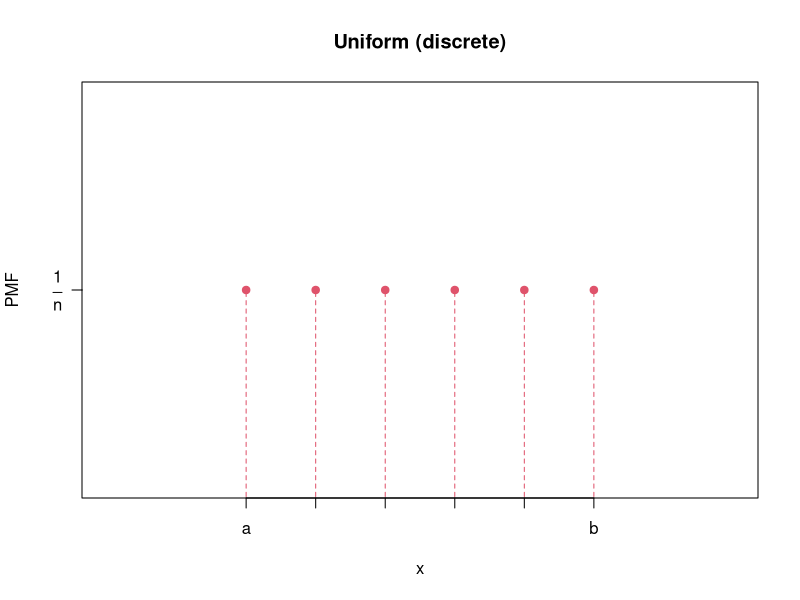
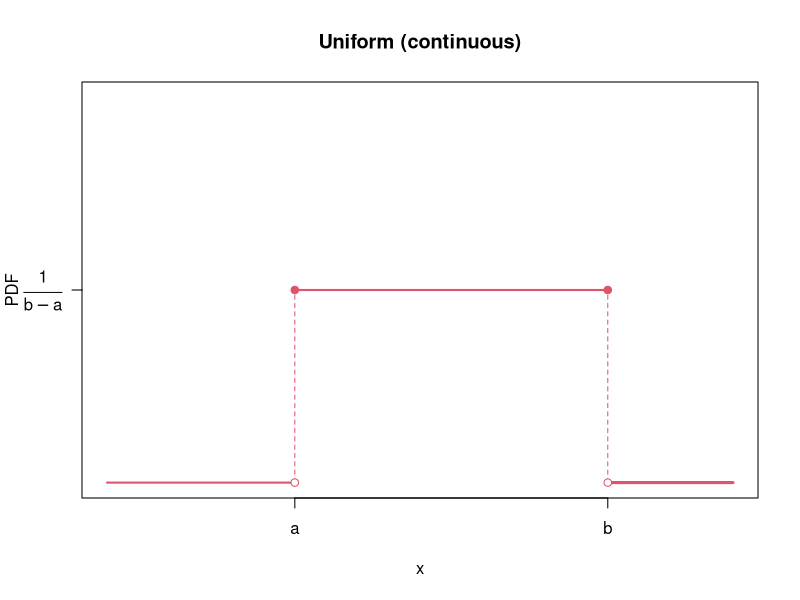
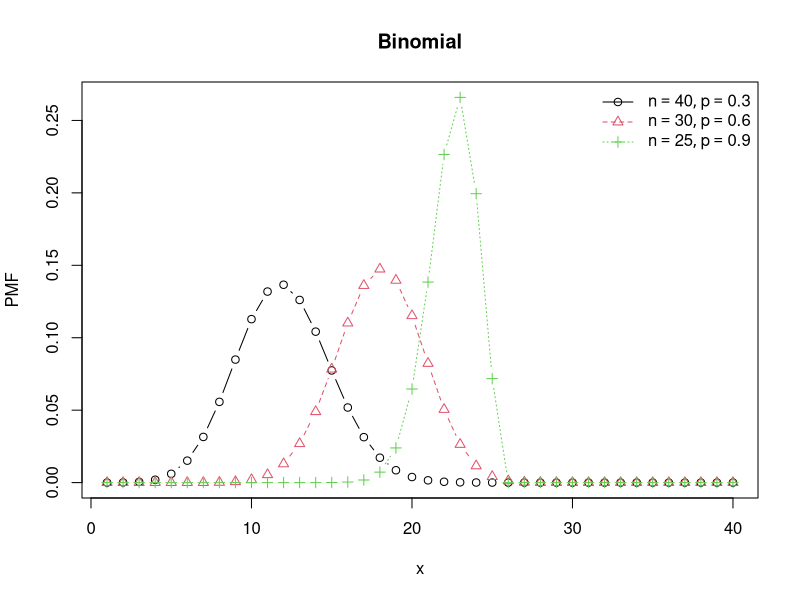
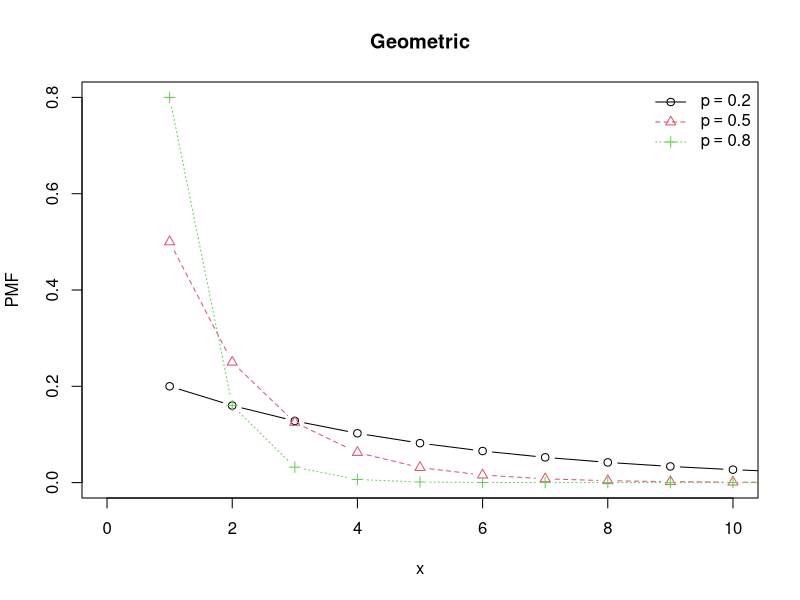

Source code (R) for these figures, in order: (Note: this script raises an error after producing the figures.)
plot.uniform.discrete = function()
{
  xseq = 3:8
  plot(xseq, rep(0.5,length(xseq)), xlim=c(1,10), pch=19, col=2,
      xaxt="n", yaxt="n", xlab="x", ylab="PMF", main="Uniform (discrete)")
  axis(1, at=xseq, labels=c("a", rep("", length(xseq)-2), "b"))
  axis(2, at=0.5, labels=expression(frac(1, n)), las=1)

  for (x in xseq)
    segments(x, 0, x, 0.5, lty=2, col=2)

  dev.print(pdf, "figs/uniform-discrete.pdf")
}

plot.binomial = function()
{
  n = c(40,30,25)
  p = c(0.3, 0.6, 0.9)
  xseq = 1:40
  N = length(n)
  f = function(x,y) dbinom(xseq, x, y)
  matplot(xseq, mapply(f, n, p), type="b", 
      main="Binomial", xlab="x", ylab="PMF", pch=1:N)

  s = function(k) substitute(list(n==i, p==j), list(i=n[k], j=p[k]))
  legend.labels = do.call("expression", lapply(1:N, s))
  legend("topright", legend.labels, bty="n", col=1:N, pch=1:N, lty=1:N)
  dev.print(pdf, "figs/binomial.pdf")
}

plot.geometric = function()
{
  p = c(0.2, 0.5, 0.8)
  xseq = 0:10
  N = length(p)
  f = function(x) dgeom(xseq, x)
  matplot(xseq+1, sapply(p, f), type="b", xlim=range(xseq),
      main="Geometric", xlab="x", ylab="PMF", pch=1:N)

  s = function(k) substitute(p==j, list(j=p[k]))
  legend.labels = do.call("expression", lapply(1:N, s))
  legend("topright", legend.labels, bty="n", col=1:N, pch=1:N, lty=1:N)
  dev.print(pdf, "figs/geometric.pdf")
}

plot.poisson = function()
{
  lambda = c(1,4,10)
  xseq = 0:20
  N = length(p)
  f = function(x) dpois(xseq, x)
  matplot(xseq, sapply(lambda, f), type="b",
      main="Poisson", xlab="x", ylab="PMF", pch=1:N)

  s = function(k) substitute(lambda==j, list(j=lambda[k]))
  legend.labels = do.call("expression", lapply(1:N, s))
  legend("topright", legend.labels, bty="n", col=1:N, pch=1:N, lty=1:N)
  dev.print(pdf, "figs/poisson.pdf")
}

# ----------------------------------------------------------------------------#

plot.uniform.continuous = function()
{
  xseq = 3:8
  plot(range(xseq), rep(0.5,2), xlim=c(0,10), ylim=c(0,1), pch=19, col=2,
      xaxt="n", yaxt="n", xlab="x", ylab="PDF", main="Uniform (continuous)")
  axis(1, at=range(xseq), labels=c("a", "b"))
  axis(2, at=0.5, labels=expression(frac(1, b-a)), las=1)

  segments(0, 0, min(xseq), 0, col=2, lwd=2)
  for (x in range(xseq))
    segments(x, 0, x, 0.5, lty=2, col=2)
  segments(max(xseq), 0, 10, 0, col=2, lwd=3)
  segments(min(xseq), 0.5, max(xseq), 0.5, col=2, lwd=2)

  points(range(xseq), rep(0,2), col=2, pch=21, bg="white")

  dev.print(pdf, "figs/uniform-continuous.pdf")
}

plot.normal = function()
{
  mu = c(0,0,0,-2)
  s2 = c(0.2,1,5,0.5)
  xseq = seq(-5,5, by=0.01)
  f = function(x,y) dnorm(xseq, x, y)
  matplot(xseq, mapply(f, mu, sqrt(s2)), type="l", 
      main="Normal", xlab="x", ylab=expression(phi(x)))

  n = length(mu)
  s = function(k) substitute(list(mu==i, sigma^2==j), list(i=mu[k], j=s2[k]))
  legend.labels = do.call("expression", lapply(1:n, s))
  legend("topright", legend.labels, bty="n", col=1:n, lty=1:n)
  dev.print(pdf, "figs/normal.pdf")
}

plot.lognormal = function()
{
  mu = c(0,2,0,1/2,1/4,1/8)
  s2 = c(3,2,1,1,1,1)
  xseq = seq(0,3, by=0.01)
  f = function(x,y) dlnorm(xseq, x, y)
  matplot(xseq, mapply(f, mu, sqrt(s2)), type="l", 
      main="Log-normal", xlab="x", ylab="PDF")

  n = length(mu)
  s = function(k) substitute(list(mu==i, sigma^2==j), list(i=mu[k], j=s2[k]))
  legend.labels = do.call("expression", lapply(1:n, s))
  legend("topright", legend.labels, bty="n", col=1:n, lty=1:n)
  dev.print(pdf, "figs/lognormal.pdf")
}

plot.student = function()
{
  nu = c(1,2,5,Inf)
  xseq = seq(-5,5, by=0.01)
  f = function(x) dt(xseq, x)
  matplot(xseq, sapply(nu, f), type="l", 
      main=expression("Student\'s" ~ italic(t)), xlab="x", ylab="PDF")

  n = length(nu)
  s = function(k) substitute(nu==i, list(i=nu[k]))
  s.last = substitute(nu==infinity)
  legend.labels = do.call("expression", c(lapply(1:(n-1), s), s.last))
  legend("topright", legend.labels, bty="n", col=1:n, lty=1:n)
  dev.print(pdf, "figs/student.pdf")
}

plot.chisquare = function()
{
  k = 1:5
  xseq = seq(0,8, by=0.01)
  f = function(x) dchisq(xseq, x)
  matplot(xseq, sapply(k, f), type="l", ylim=c(0,0.5),
      main=expression(chi^2), xlab="x", ylab="PDF")

  n = length(k)
  s = function(l) substitute(k == i, list(i=k[l]))
  legend.labels = do.call("expression", lapply(1:n, s))
  legend("topright", legend.labels, bty="n", col=1:n, lty=1:n)
  dev.print(pdf, "figs/chisquare.pdf")
}

plot.f = function()
{
  d1 = c(1,2,5,100,100)
  d2 = c(1,1,2,1,100)
  xseq = seq(0,5, by=0.01)
  f = function(x,y) df(xseq, x, y)
  matplot(xseq, mapply(f, d1, d2), type="l", main="F", xlab="x", ylab="PDF")

  n = length(d1)
  s = function(k) substitute(list(d[1]==i, d[2]==j), list(i=d1[k], j=d2[k]))
  legend.labels = do.call("expression", lapply(1:n, s))
  legend("topright", legend.labels, bty="n", col=1:n, lty=1:n)
  dev.print(pdf, "figs/f.pdf")
}

plot.exp = function()
{
  b = c(2, 1, 0.4)
  xseq = seq(0, 5, by=0.01)
  f = function(x) dexp(xseq, x)
  matplot(xseq, sapply(b, f), type="l", 
      main="Exponential", xlab="x", ylab="PDF")

  n = length(b)
  s = function(k) substitute(beta == i, list(i=b[k]))
  legend.labels = do.call("expression", lapply(1:n, s))
  legend("topright", legend.labels, bty="n", col=1:n, lty=1:n)
  dev.print(pdf, "figs/exponential.pdf")
}

plot.gamma = function()
{
  a = c(1,2,3,5,9)
  b = c(2,2,2,1,0.5)
  xseq = seq(0,20, by=0.1)
  f = function(x,y) dgamma(xseq, x, 1/y)
  matplot(xseq, mapply(f, a, b), type="l", 
      main="Gamma", xlab="x", ylab="PDF")

  n = length(a)
  s = function(k) substitute(list(alpha == i, beta == j), list(i=a[k], j=b[k]))
  legend.labels = do.call("expression", lapply(1:n, s))
  legend("topright", legend.labels, bty="n", col=1:n, lty=1:n)
  dev.print(pdf, "figs/gamma.pdf")
}

plot.invgamma = function()
{
  require(MCMCpack)

  a = c(1,2,3,3)
  b = c(1,1,1,0.5)
  xseq = seq(0,5, by=0.01)
  f = function(x,y) dinvgamma(xseq, x, y)
  matplot(xseq, mapply(f, a, b), type="l", 
      main="InverseGamma", xlab="x", ylab="PDF")

  n = length(a)
  s = function(k) substitute(list(alpha == i, beta == j), list(i=a[k], j=b[k]))
  legend.labels = do.call("expression", lapply(1:n, s))
  legend("topright", legend.labels, bty="n", col=1:n, lty=1:n)
  dev.print(pdf, "figs/invgamma.pdf")
}

plot.dirichlet = function()
{
  require(MCMCpack)

  #  a = c(1,2,3)
  #  xseq = seq(0, 5, by=0.01)
  #  matplot(xseq, ddirichlet(, type="l", 
  #      main="Dirichlet", xlab="x", ylab="PDF")
  #
  #  n = length(a)
  #  s = function(k) substitute(list(alpha == i, beta == j), list(i=a[k], j=b[k]))
  #  legend.labels = do.call("expression", lapply(1:n, s))
  #  legend("topright", legend.labels, bty="n", col=1:n, lty=1:n)
  #  dev.print(pdf, "figs/dirichlet.pdf")
}

plot.beta = function()
{
  a = c(0.5,5,1,2,2)
  b = c(0.5,1,3,2,5)
  xseq = seq(0,1, by=0.01)
  f = function(x,y) dbeta(xseq, x, y)
  matplot(xseq, mapply(f, a, b), type="l", ylim=c(0,3),
      main="Beta", xlab="x", ylab="PDF")

  n = length(a)
  s = function(k) substitute(list(alpha == i, beta == j), list(i=a[k], j=b[k]))
  legend.labels = do.call("expression", lapply(1:n, s))
  legend("top", legend.labels, bty="n", col=1:n, lty=1:n)
  dev.print(pdf, "figs/beta.pdf")
}

plot.weibull = function()
{
  lambda = c(1,1,1,1)
  k = c(0.5,1,1.5,5)
  xseq = seq(0, 2.5, by=0.01)
  f = function(x,y) dweibull(xseq, x, y)
  matplot(xseq, mapply(f, k, lambda), type="l", ylim=c(0,2.5),
      main="Weibull", xlab="x", ylab="PDF")

  n = length(k)
  s = function(l) substitute(list(lambda == i, k == j), 
      list(i=lambda[l], j=k[l]))
  legend.labels = do.call("expression", lapply(1:n, s))
  legend("topright", legend.labels, bty="n", col=1:n, lty=1:n)
  dev.print(pdf, "figs/weibull.pdf")
}

plot.pareto = function()
{
  require(VGAM)

  xm = rep(1,3)
  a = c(1,2,4)
  xseq = seq(0,5, by=0.01)
  f = function(x,y) dpareto(xseq, x, y)
  matplot(xseq, mapply(f, xm, a), type="l", col=2:5,
      main="Pareto", xlab="x", ylab="PDF")

  n = length(a)
  s = function(k) substitute(list(x[m] == i, alpha == j), list(i=xm[k], j=a[k]))
  legend.labels = do.call("expression", lapply(1:n, s))
  legend("topright", legend.labels, bty="n", col=1:n+1, lty=1:n)
  dev.print(pdf, "figs/pareto.pdf")
}

plot.uniform.discrete()
plot.uniform.continuous()
plot.binomial()
plot.geometric()
plot.poisson()
plot.normal()
plot.lognormal()
plot.student()
plot.chisquare()
plot.f()
plot.exp()
plot.gamma()
plot.invgamma()
plot.beta()
plot.weibull()
plot.pareto()
